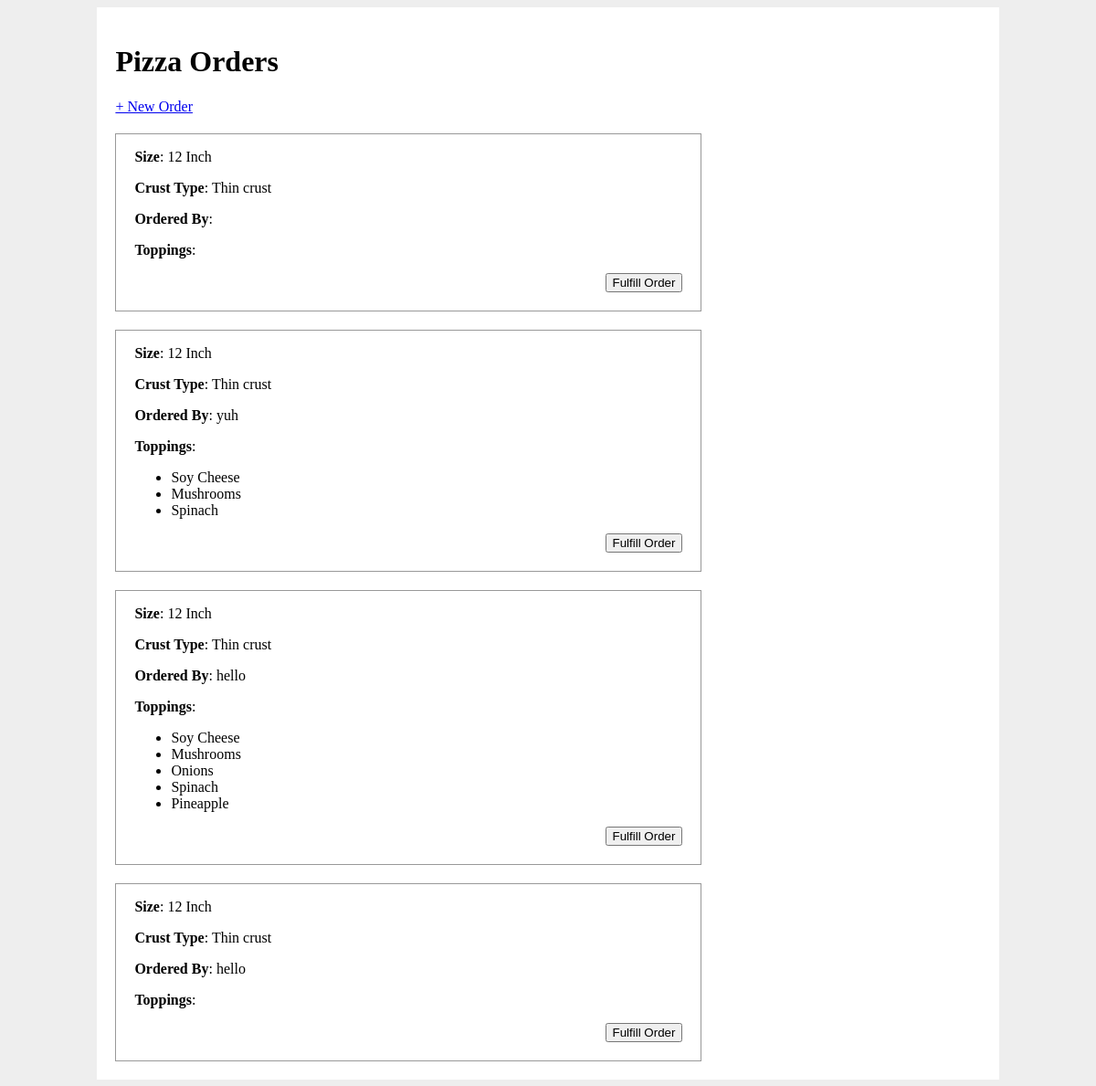
The page / on the database its author committed.
### app.py (models this page shows)
class Pizza(db.Model):
    id = db.Column(db.Integer, primary_key=True)
    order_name = db.Column(db.String(80), unique=False, nullable=False)
    size = db.Column(db.Enum(PizzaSize), nullable=False)
    crust_type = db.Column(db.Enum(CrustType), nullable=False)
    toppings = db.relationship('PizzaTopping')
    fulfilled = db.Column(db.Boolean, default=False)

class PizzaTopping(db.Model):
    id = db.Column(db.Integer, primary_key=True)
    topping_type = db.Column(db.Enum(ToppingType))
    pizza_id = db.Column(db.Integer, db.ForeignKey('pizza.id'))

### app.py (the view)
@app.route('/')
def home():
    all_pizzas = Pizza.query.filter_by(fulfilled=False)
    return render_template('home.html', pizza_orders=all_pizzas)

### templates/home.html (shortened to what this page needs)
{% extends 'base.html' %}
{% block content %}
<h1>Pizza Orders</h1>
<a href="/order">+ New Order</a>
{% for pizza in pizza_orders %}
<div class="pizza_order">
    <p>
        <strong>Size</strong>: {{ pizza.size.value }}
    </p>
    <p>
        <strong>Crust Type</strong>: {{ pizza.crust_type.value }} crust
    </p>
    <p>
        <strong>Ordered By</strong>: {{ pizza.order_name }}
    </p>
    <p>
        <strong>Toppings</strong>:
        <ul>
            {% for topping in pizza.toppings %}
            <li>{{ topping.topping_type.value }}</li>
            {% endfor %}
        </ul>
    </p>
    <form action="/fulfill" method="POST">
        <input type="submit" value="Fulfill Order">
    </form>
</div>
{% else %}
<p>No pizza orders to show!</p>
{% endfor %}
{% endblock %}

### templates/base.html (shortened to what this page needs)
<!DOCTYPE html>
<html>
    <head>
        <link rel="stylesheet" href="/static/style.css">
    </head>
    <body>
        <div id="content">
            {% block content %}{% endblock %}
        </div>
    </body>
</html>

### static/style.css (style rules this page uses)
body { display: flex; justify-content: space-around; background-color: #eee; }
#content { width: 80%; background-color: white; padding: 20px; }
div.pizza_order { border: 1px solid #999; width: 600px; padding: 0 20px 20px 20px; margin-top: 20px; }
div.pizza_order form { display: flex; justify-content: flex-end; }

### rows shown on the page
Pizza: size.value "12 Inch", crust_type.value "Thin"
Pizza: size.value "12 Inch", crust_type.value "Thin", order_name "yuh"
PizzaTopping: topping_type.value "Soy Cheese"
PizzaTopping: topping_type.value "Mushrooms"
PizzaTopping: topping_type.value "Spinach"
Pizza: size.value "12 Inch", crust_type.value "Thin", order_name "hello"
PizzaTopping: topping_type.value "Soy Cheese"
PizzaTopping: topping_type.value "Mushrooms"
PizzaTopping: topping_type.value "Onions"
PizzaTopping: topping_type.value "Spinach"
PizzaTopping: topping_type.value "Pineapple"
Pizza: size.value "12 Inch", crust_type.value "Thin", order_name "hello"
